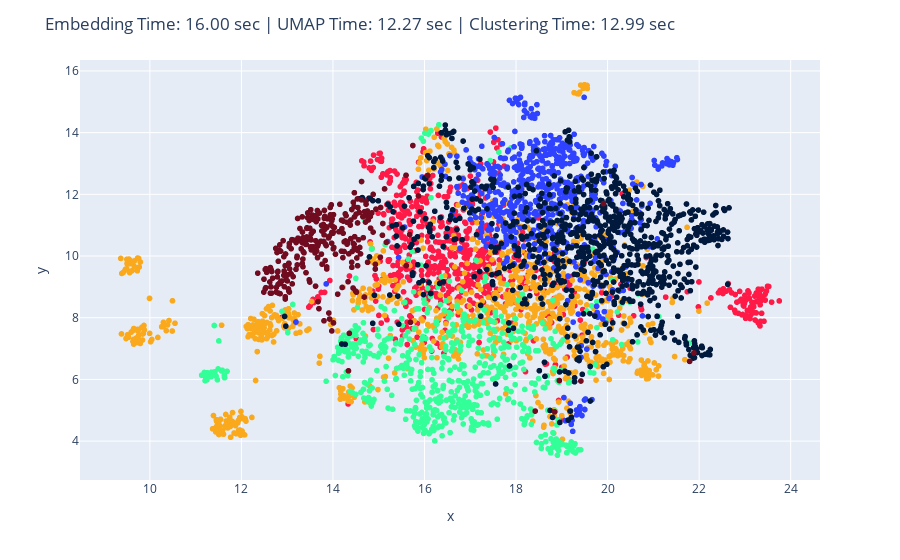

Source (notebook cell):
### Code cell
from code_data_science import data_table as dt
from code_data_science import palette
import plotly.express as px
from sklearn.cluster import KMeans
from sklearn.manifold import TSNE
from sklearn.metrics import silhouette_score
import numpy as np
import umap
from infinity_emb import EngineArgs, AsyncEmbeddingEngine
import asyncio
import time

import logging

# Adjust the log level for the 'infinity_emb' package to WARNING or higher
logging.getLogger("infinity_emb").setLevel(logging.ERROR)

# Get data
df = dt.read_csv("../samples/find_methods.csv")
df.drop_duplicates("method", inplace=True)

# Initialize the engine outside the function
engine_args = EngineArgs(
    model_name_or_path="michaelfeil/bge-small-en-v1.5",
    device="cpu",
    engine="optimum",
    compile=True,
    batch_size=2
)
engine = AsyncEmbeddingEngine.from_args(engine_args)

# Define a single function to get embeddings
async def get_embeddings(sentences: list[str]) -> list:
    async with engine:  # Ensure engine is properly started and stopped
        embeddings, _ = await engine.embed(sentences=sentences)
    return embeddings

# Track time for embeddings
start_time_embeddings = time.time_ns()
loop = asyncio.get_running_loop()
embeddings = await loop.create_task((get_embeddings(df["method"].to_list())))
end_time_embeddings = time.time_ns()
embedding_time_seconds = (end_time_embeddings - start_time_embeddings) / 1e9

# Track time for UMAP
start_time_umap = time.time_ns()
indices = umap.UMAP(n_neighbors=100, min_dist=0.7, random_state=42).fit_transform(embeddings)
end_time_umap = time.time_ns()
umap_time_seconds = (end_time_umap - start_time_umap) / 1e9

x = indices[:, 0]
y = indices[:, 1]

# Find best k
best_silhouette_score = -100
kmax = 6
best_k = -1

# Track time for clustering
start_time_cluster = time.time_ns()
for k in range(2, kmax + 1):
    kmeans = KMeans(n_clusters=k, random_state=42, n_init=10, n_jobs=1).fit_predict(embeddings)
    labels = kmeans
    if silhouette_score(embeddings, labels, metric="euclidean") > best_silhouette_score:
        best_kmeans = kmeans
        best_k = k
end_time_cluster = time.time_ns()
cluster_time_seconds = (end_time_cluster - start_time_cluster) / 1e9

df["x"] = x
df["y"] = y
df["kmeans"] = best_kmeans.astype("str")  # As string so the colors and legend are discrete
df.sort_values(by="kmeans", inplace=True)

custom_palette = [
    palette.__moderne_color_map["red"]["main"],
    palette.__moderne_color_map["yellow"]["main"],
    palette.__moderne_color_map["green"]["main"],
    palette.__moderne_color_map["blue"]["main"],
    palette.__moderne_color_map["indigo"]["main"],
    palette.__moderne_color_map["red"][700],
    palette.__moderne_color_map["yellow"][700],
]

colors = custom_palette[:best_k]
df.rename(columns={"kmeans": "cluster id"}, inplace=True)

# Create the figure with time metrics in the title
fig = px.scatter(
    df,
    x="x",
    y="y",
    log_x=False,
    color="cluster id",
    hover_name="method",
    color_discrete_sequence=colors
)
fig.update_layout(
    showlegend=False,
    title=(
        f"Embedding Time: {embedding_time_seconds:.2f} sec | "
        f"UMAP Time: {umap_time_seconds:.2f} sec | "
        f"Clustering Time: {cluster_time_seconds:.2f} sec"
    )
)

fig.show()

### Figure 1 — Plotly figure (JSON) as saved in the notebook; plotly's stock layout.template omitted (floating-point values rounded to 4 significant figures; data arrays with more than 128 entries replaced by an {"elided": "..."} marker saying what was removed)
{"data": [{"hovertemplate": "<b>%{hovertext}</b><br><br>cluster id=0<br>x=%{x}<br>y=%{y}<extra></extra>", "hovertext": {"elided": "698 str values"}, "legendgroup": "0", "marker": {"color": "#ff1947", "symbol": "circle"}, "mode": "markers", "name": "0", "showlegend": true, "type": "scattergl", "x": {"elided": "698 float values"}, "xaxis": "x", "y": {"elided": "698 float values"}, "yaxis": "y"}, {"hovertemplate": "<b>%{hovertext}</b><br><br>cluster id=1<br>x=%{x}<br>y=%{y}<extra></extra>", "hovertext": {"elided": "969 str values"}, "legendgroup": "1", "marker": {"color": "#f9a91b", "symbol": "circle"}, "mode": "markers", "name": "1", "showlegend": true, "type": "scattergl", "x": {"elided": "969 float values"}, "xaxis": "x", "y": {"elided": "969 float values"}, "yaxis": "y"}, {"hovertemplate": "<b>%{hovertext}</b><br><br>cluster id=2<br>x=%{x}<br>y=%{y}<extra></extra>", "hovertext": {"elided": "634 str values"}, "legendgroup": "2", "marker": {"color": "#33ff99", "symbol": "circle"}, "mode": "markers", "name": "2", "showlegend": true, "type": "scattergl", "x": {"elided": "634 float values"}, "xaxis": "x", "y": {"elided": "634 float values"}, "yaxis": "y"}, {"hovertemplate": "<b>%{hovertext}</b><br><br>cluster id=3<br>x=%{x}<br>y=%{y}<extra></extra>", "hovertext": {"elided": "654 str values"}, "legendgroup": "3", "marker": {"color": "#2e42ff", "symbol": "circle"}, "mode": "markers", "name": "3", "showlegend": true, "type": "scattergl", "x": {"elided": "654 float values"}, "xaxis": "x", "y": {"elided": "654 float values"}, "yaxis": "y"}, {"hovertemplate": "<b>%{hovertext}</b><br><br>cluster id=4<br>x=%{x}<br>y=%{y}<extra></extra>", "hovertext": {"elided": "865 str values"}, "legendgroup": "4", "marker": {"color": "#00193c", "symbol": "circle"}, "mode": "markers", "name": "4", "showlegend": true, "type": "scattergl", "x": {"elided": "865 float values"}, "xaxis": "x", "y": {"elided": "865 float values"}, "yaxis": "y"}, {"hovertemplate": "<b>%{hovertext}</b><br><br>cluster id=5<br>x=%{x}<br>y=%{y}<extra></extra>", "hovertext": {"elided": "266 str values"}, "legendgroup": "5", "marker": {"color": "#710b20", "symbol": "circle"}, "mode": "markers", "name": "5", "showlegend": true, "type": "scattergl", "x": {"elided": "266 float values"}, "xaxis": "x", "y": {"elided": "266 float values"}, "yaxis": "y"}], "layout": {"legend": {"title": {"text": "cluster id"}, "tracegroupgap": 0}, "margin": {"t": 60}, "showlegend": false, "title": {"text": "Embedding Time: 16.00 sec | UMAP Time: 12.27 sec | Clustering Time: 12.99 sec"}, "xaxis": {"anchor": "y", "domain": [0, 1], "title": {"text": "x"}}, "yaxis": {"anchor": "x", "domain": [0, 1], "title": {"text": "y"}}}}
